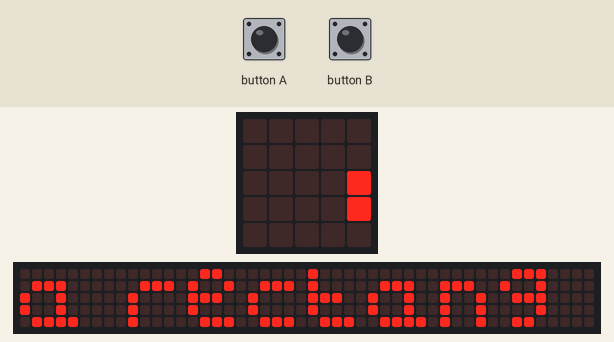
The program below on a simulated BBC micro:bit running MicroPython. Parts: the board's 5×5 LED display, a strip that is not on the board, showing the scrolling text unrolled. The 48×5 strip is a reading aid, not a part: it shows the text the display is scrolling, unrolled, one strip-width of it at a time.

Above: at 0.07 s.
At 3.82 s:
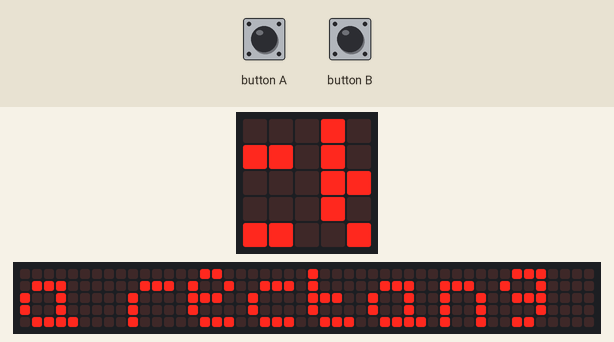
At 7.57 s:
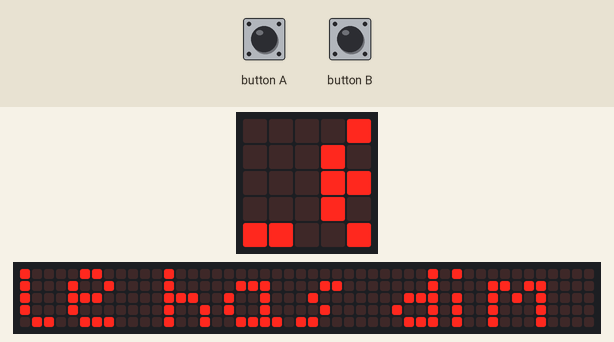
At 15.07 s:
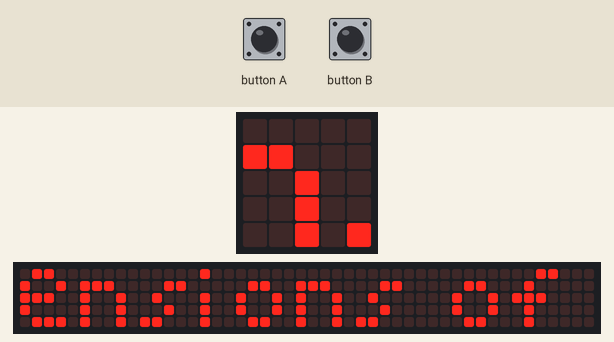
At 30.0 s:
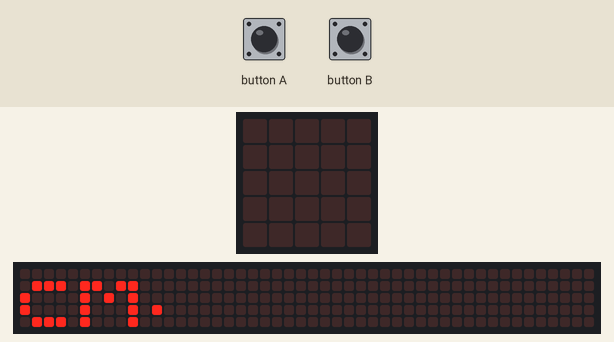
At 39.82 s:
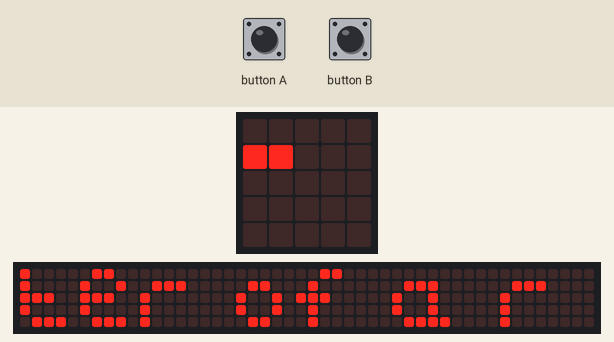

The program:

main.py
```python
"""
Created by: Sophie
Created on: Sep 2023
This module is a Micro:bit MicroPython program that does math
"""

from microbit import *

display.clear()
sleep(1)

display.scroll("a rectangle has dimensions of 5cm and 3cm.")
display.scroll("the perimeter of a rectangle is " + str(2 * (5 + 3)) + "cm")
display.scroll("the area of a rectangle is " + str(5 * 3) + "cm^2")
```
